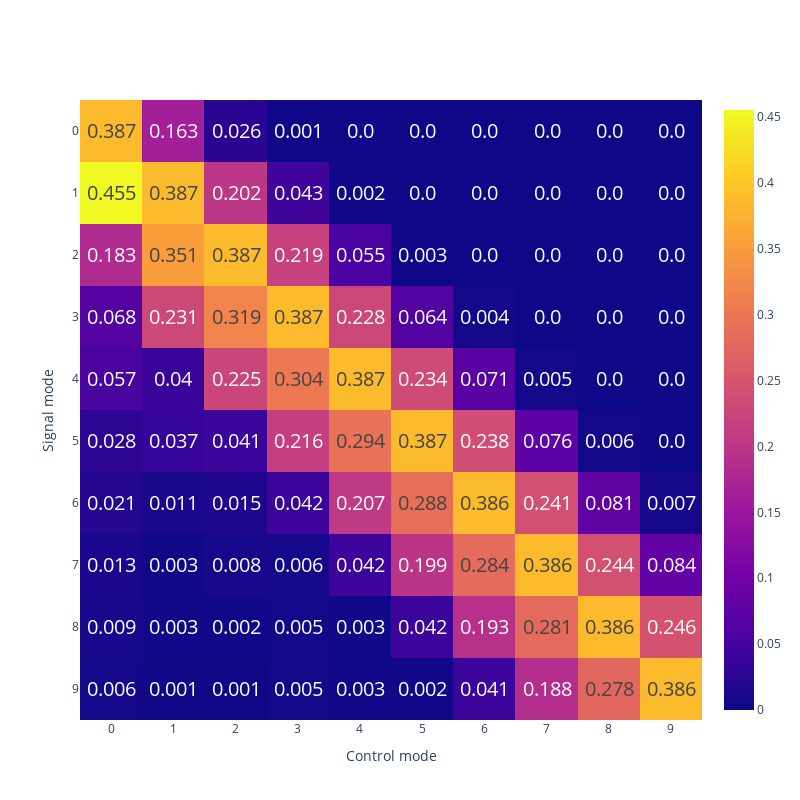

Here is the notebook cell this chart was saved with:
### Code cell
number_of_modes = 10
C = 2
Alist_C2, effs_C2, Schmidt_C2, ratio_C2 = mode_matrix(number_of_modes, C)

print(Alist_C2)

plot_matrix([C], [effs_C2],filename = 'Plots/ModeSelectivity_10Modes_C2.pdf')
